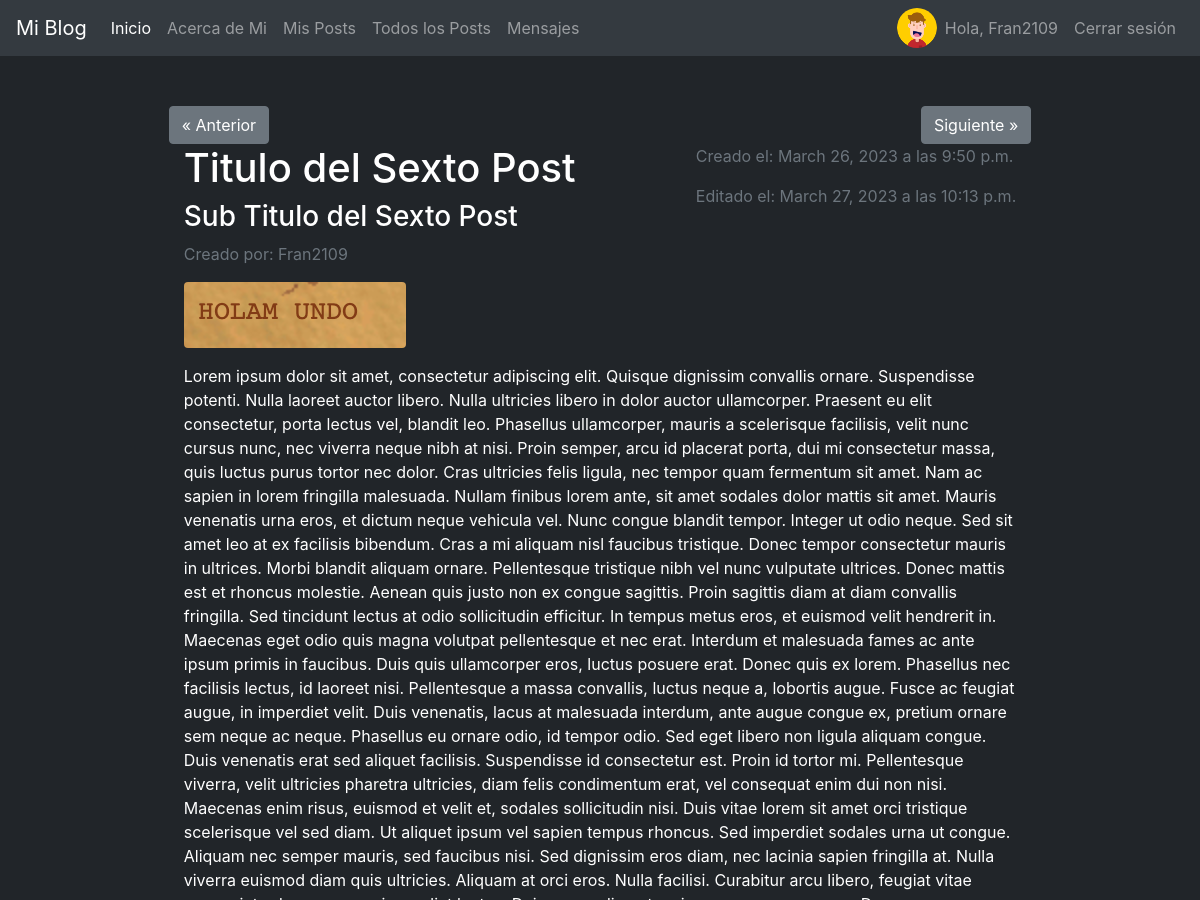
Before: /PostsApp/postDetalleMio/6/ (signed in, upper part) with the older database file.
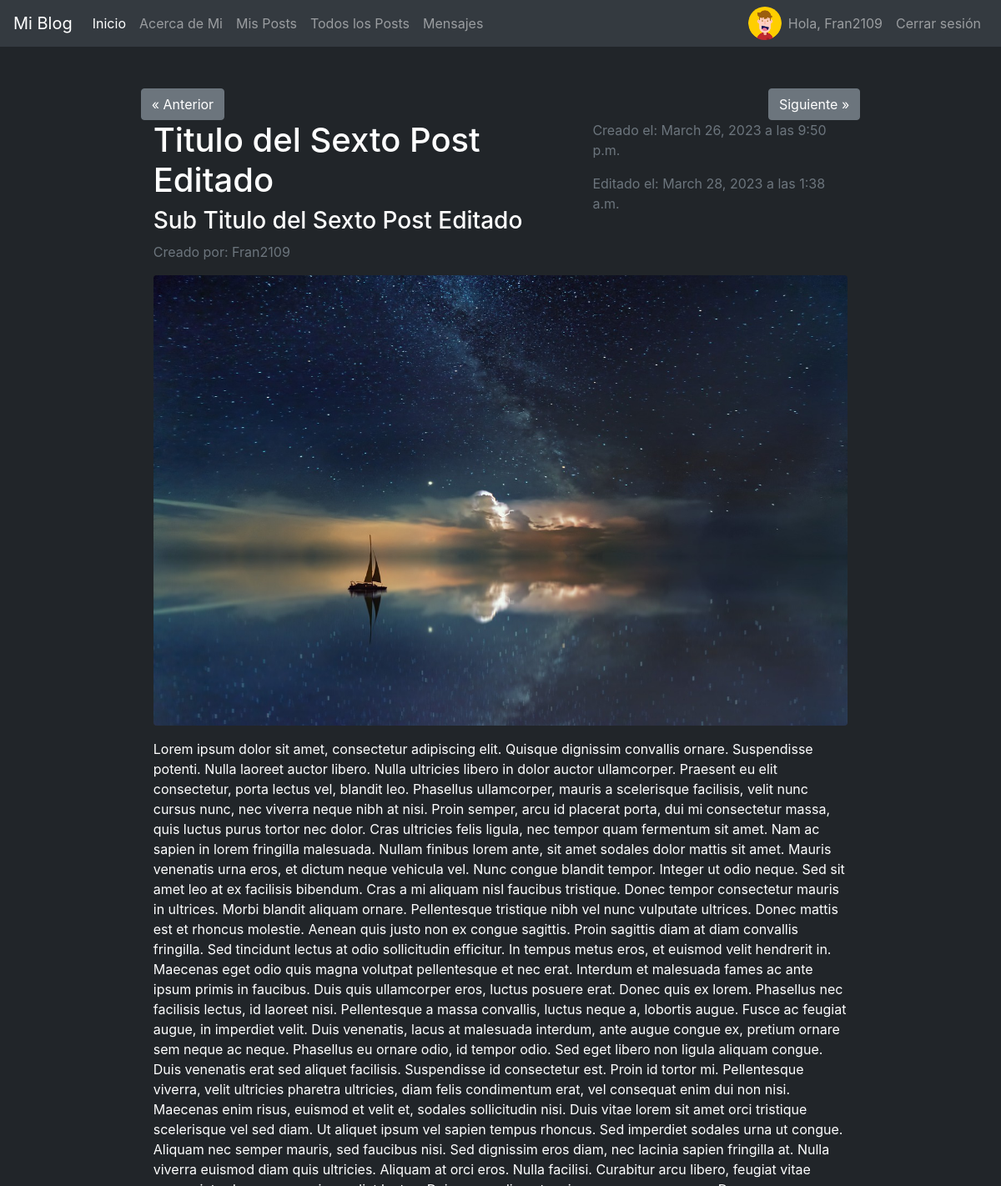
After: the same page with the newer database file.
### PostsApp/models.py (models this page shows, shortened)
class Post(models.Model):
    author = models.ForeignKey(Profile, on_delete=models.CASCADE)
    titulo = models.CharField(max_length=255)
    subtitulo = models.CharField(max_length=255)
    contenido = models.TextField()
    fecha_creacion = models.DateTimeField(auto_now_add=True)
    fecha_modificacion = models.DateTimeField(auto_now=True)
    fondo = models.ImageField(upload_to='fondo/', null=True, blank = True)

### UsersApp/models.py (models this page shows, shortened)
class Profile(models.Model):
    user = models.OneToOneField(User, on_delete=models.CASCADE)
    avatar = models.ImageField(upload_to='avatares/', null=True, blank = True)
    link = models.URLField(blank=True)

### PostsApp/views.py (the view)
# urls.py: path('postDetalleMio/<int:pk>/', PostDetalleMio.as_view(), name="PostDetalleMio"),
class PostDetalleMio(LoginRequiredMixin, DetailView):
    model = Post
    template_name = 'post_detalle_mio.html'
    def get_context_data(self, *args, **kwargs):
        posts = Post.objects.filter(author=self.request.user.profile).order_by('-fecha_creacion', "titulo")
        post = get_object_or_404(Post, id=self.kwargs['pk'])
        if(post not in list(posts)):
            raise PermissionDenied("No tienes permiso para ver este post.")
        post_index = list(posts).index(post)
        anterior_post = None
        posterior_post = None
        if post_index > 0:
            anterior_post = posts[post_index - 1]
        if post_index < len(posts) - 1:
            posterior_post = posts[post_index + 1]
        context = super().get_context_data(*args, **kwargs)
        context['post'] = post
        context['anterior_post'] = anterior_post
        context['posterior_post'] = posterior_post
        return context

### PostsApp/templates/post_detalle_mio.html
{% extends 'base.html' %}
{% block content %}
    <div class="row">
        {% if anterior_post %}
            <a href="{% url 'PostsApp:PostDetalleMio' anterior_post.id %}" class="btn btn-secondary">&laquo; Anterior</a>
        {% endif %}
        {% if posterior_post %}
            <a href="{% url 'PostsApp:PostDetalleMio' posterior_post.id %}" class="btn btn-secondary ml-auto">Siguiente &raquo;</a>
        {% endif %}
        <div class="col-md-12">
            <div class="d-flex justify-content-between">
                <div class="d-flex flex-column">
                    <h1>{{ post.titulo }}</h1>
                    <h3>{{ post.subtitulo }}</h3>
                </div>
                <div class="d-flex flex-column">
                    <p class="text-muted">Creado el: {{ post.fecha_creacion|date }} a las {{ post.fecha_creacion|time }}</p>
                    <p class="text-muted">Editado el: {{ post.fecha_modificacion|date }} a las {{ post.fecha_modificacion|time }}</p>
                </div>
            </div>
            <p class="text-muted">Creado por: {{ post.author.user.username }}</p>
            {% if post.fondo %}
                <img class="img-fluid rounded mb-3" src="{{ post.fondo.url }}" alt="{{ post.titulo }}">
            {% endif %}
            <p>{{ post.contenido|safe }}</p>
        </div>
    </div>
{% endblock %}

Changed rows visible on the page:
changed Post "Fran2109": titulo "Titulo del Sexto Post" → "Titulo del Sexto Post Editado"; subtitulo "Sub Titulo del Sexto Post" → "Sub Titulo del Sexto Post Editado"; fecha_modificacion "March 27, 2023" → "March 28, 2023"; fecha_modificacion "10:13 p.m." → "1:38 a.m."; fondo: a different picture
